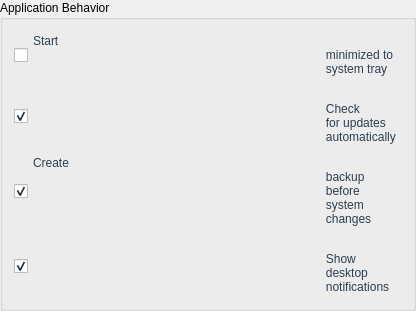
                                                                <widget class="QGroupBox"
                                                                    name="behaviorGroup">
                                                                    <property name="title">
                                                                        <string>Application Behavior</string>
                                                                    </property>
                                                                    <layout class="QVBoxLayout"
                                                                        name="verticalLayout_14">
                                                                        <item>
                                                                            <widget
                                                                                class="QCheckBox"
                                                                                name="startMinimizedCheckbox">
                                                                                <property
                                                                                    name="styleSheet">
                                                                                    <string
                                                                                        notr="true">QCheckBox
                                                                                        {
                                                                                        color:
                                                                                        #2c3e50;
                                                                                        }</string>
                                                                                </property>
                                                                                <property
                                                                                    name="text">
                                                                                    <string>Start
                                                                                        minimized to
                                                                                        system tray</string>
                                                                                </property>
                                                                            </widget>
                                                                        </item>
                                                                        <item>
                                                                            <widget
                                                                                class="QCheckBox"
                                                                                name="autoUpdateCheckbox">
                                                                                <property
                                                                                    name="checked">
                                                                                    <bool>true</bool>
                                                                                </property>
                                                                                <property
                                                                                    name="styleSheet">
                                                                                    <string
                                                                                        notr="true">QCheckBox
                                                                                        {
                                                                                        color:
                                                                                        #2c3e50;
                                                                                        }</string>
                                                                                </property>
                                                                                <property
                                                                                    name="text">
                                                                                    <string>
                                                                                        Check
                                                                                        for updates
                                                                                        automatically</string>
                                                                                </property>
                                                                            </widget>
                                                                        </item>
                                                                        <item>
                                                                            <widget
                                                                                class="QCheckBox"
                                                                                name="backupSettingsCheckbox">
                                                                                <property
                                                                                    name="checked">
                                                                                    <bool>true</bool>
                                                                                </property>
                                                                                <property
                                                                                    name="styleSheet">
                                                                                    <string
                                                                                        notr="true">QCheckBox
                                                                                        {
                                                                                        color:
                                                                                        #2c3e50;
                                                                                        }</string>
                                                                                </property>
                                                                                <property
                                                                                    name="text">
                                                                                    <string>Create
                                                                                        backup
                                                                                        before
                                                                                        system
                                                                                        changes</string>
                                                                                </property>
                                                                            </widget>
                                                                        </item>
                                                                        <item>
                                                                            <widget
                                                                                class="QCheckBox"
                                                                                name="notificationsCheckbox">
                                                                                <property
                                                                                    name="checked">
                                                                                    <bool>true</bool>
                                                                                </property>
                                                                                <property
                                                                                    name="styleSheet">
                                                                                    <string
                                                                                        notr="true">QCheckBox
                                                                                        {
                                                                                        color:
                                                                                        #2c3e50;
                                                                                        }</string>
                                                                                </property>
                                                                                <property
                                                                                    name="text">
                                                                                    <string>
                                                                                        Show
                                                                                        desktop
                                                                                        notifications</string>
                                                                                </property>
                                                                            </widget>
                                                                        </item>
                                                                    </layout>
                                                                </widget>
